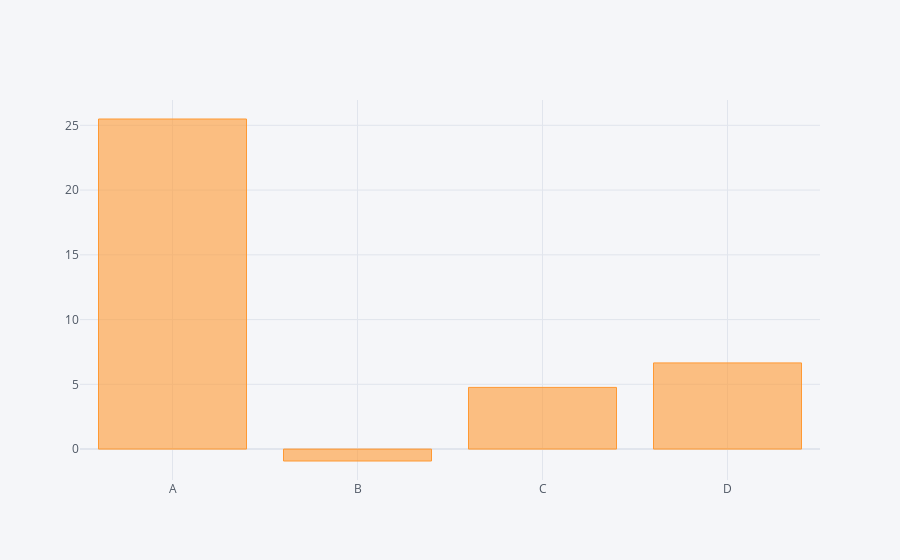

Notebook cell for this chart:
### Code cell
# for aggregate or groupby data
df.sum().iplot(kind='bar')

### Figure 1 — Plotly figure (JSON) as saved in the notebook; plotly's stock layout.template omitted (floating-point values rounded to 4 significant figures)
{"data": [{"marker": {"color": "rgba(255, 153, 51, 0.6)", "line": {"color": "rgba(255, 153, 51, 1.0)", "width": 1}}, "name": "None", "orientation": "v", "text": "", "type": "bar", "x": ["A", "B", "C", "D"], "y": [25.49, -0.9205, 4.763, 6.653]}], "layout": {"legend": {"bgcolor": "#F5F6F9", "font": {"color": "#4D5663"}}, "paper_bgcolor": "#F5F6F9", "plot_bgcolor": "#F5F6F9", "title": {"font": {"color": "#4D5663"}}, "xaxis": {"gridcolor": "#E1E5ED", "showgrid": true, "tickfont": {"color": "#4D5663"}, "title": {"font": {"color": "#4D5663"}, "text": ""}, "zerolinecolor": "#E1E5ED"}, "yaxis": {"gridcolor": "#E1E5ED", "showgrid": true, "tickfont": {"color": "#4D5663"}, "title": {"font": {"color": "#4D5663"}, "text": ""}, "zerolinecolor": "#E1E5ED"}}}
